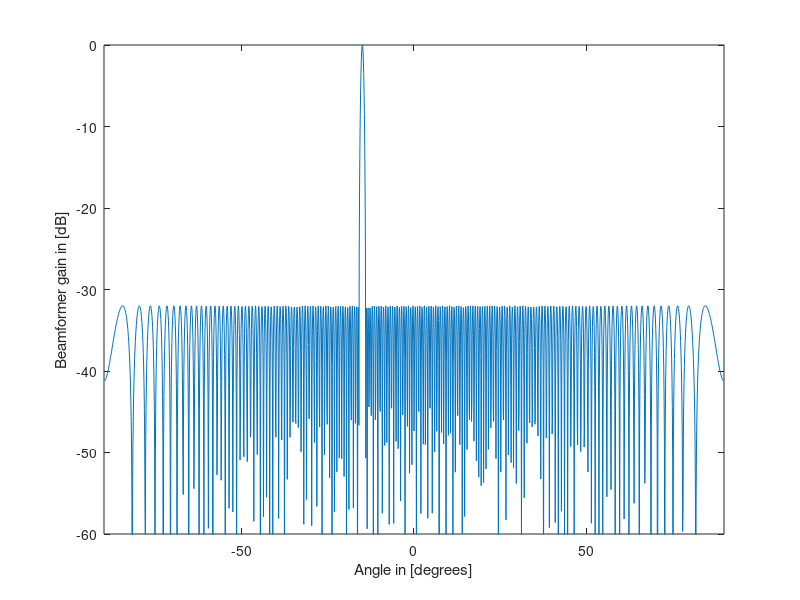

Recreate this plot in MATLAB.
clear all;
close all;
clear classes;
clc;

%% Assign 1
% 1. Setup the ULA settings as in figure 1 of the assignment

N = 140;                  % Number of sensors
c = 3*10^8;
f = 2*10^9;     
dx = 0.625*c/f;      % meters of element spacing in x-direction 
dy =0;               % meters of element spacing in y-direction 

theta=-90:0.1:90;
u0=sind(-15);
u=sind(theta)-u0;
p=0;
q=0;
for i=1:140
    h=0;
    m=(-(N-1)/2 : (N-1)/2).*dx;
    l=chebwin(140,32);
    beta=2*pi*(i-1)*0.625*u;
    ss=l(i,1)*exp(1j*beta);
    p=p+ss;
    q=q+l(i,1);
end
p=p.^2/q^2;
p=10*log10(p);
plot(theta,p);
xlabel('Angle in [degrees]')
ylabel('Beamformer gain in [dB]')
axis([-90 90 -60 0]);
